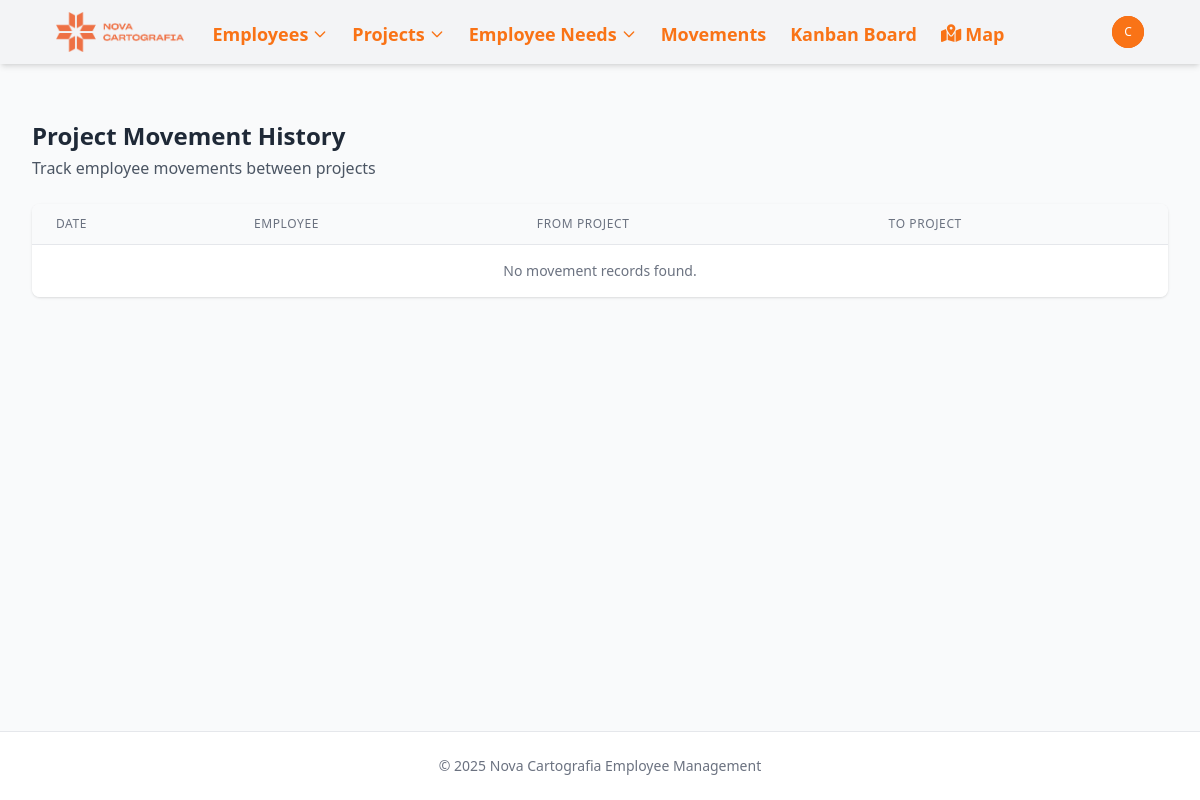
Page /movements/ (signed in) on the earlier database version.
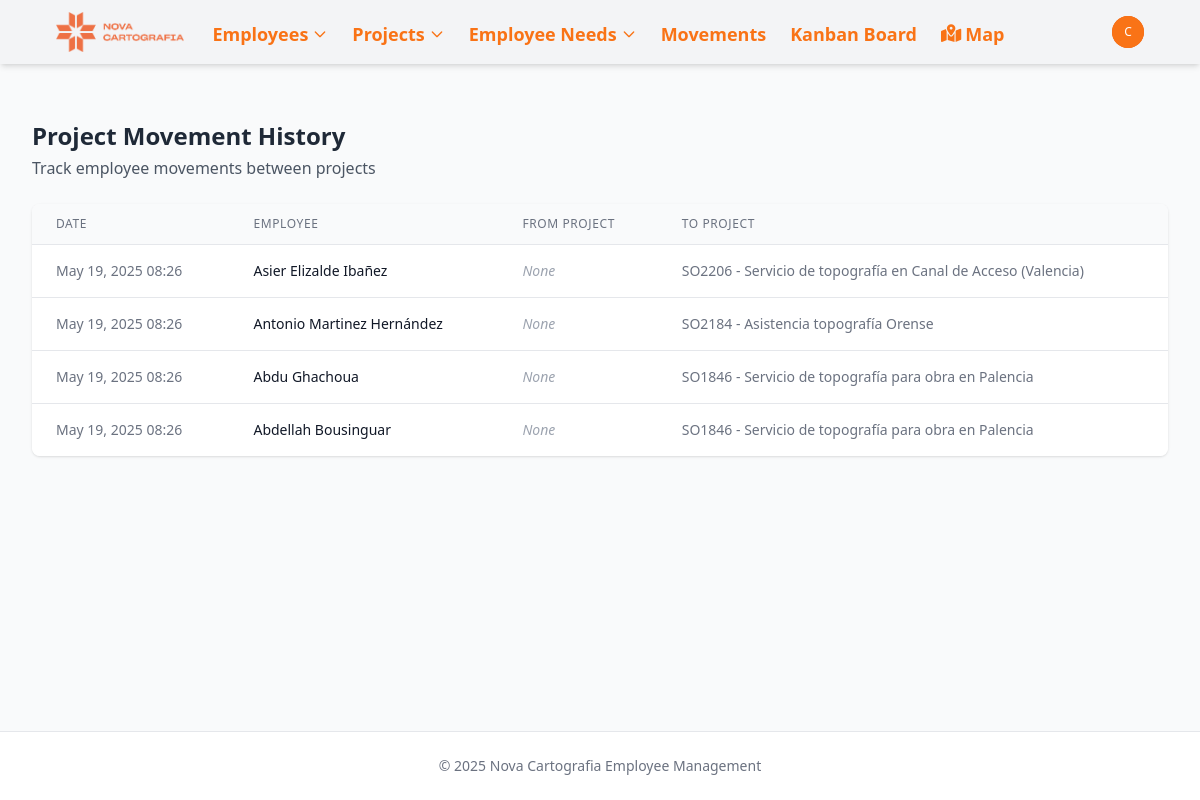
Same page on the later database version.
### novacartografia_employee_management/models.py (models this page shows, shortened)
class ProjectMovementLine(models.Model):
    project = models.ForeignKey(Project, on_delete=models.CASCADE, related_name='movements')
    employee = models.ForeignKey(Employee, on_delete=models.CASCADE, related_name='project_movements')
    date = models.DateTimeField(default=timezone.now)
    previous_project = models.ForeignKey(
        Project,
        on_delete=models.SET_NULL,
        null=True,
        blank=True,
        related_name='outgoing_movements'
    )
    class Meta:
        ordering = ['-date']  # Most recent movements first

class Employee(models.Model):
    name = models.CharField(max_length=100)
    job = models.CharField(max_length=100)
    project_id = models.ForeignKey(Project, on_delete=models.SET_NULL, related_name='employee_set', blank=True, null=True)
    street = models.CharField(max_length=100, blank=True, null=True)
    city = models.CharField(max_length=100, blank=True, null=True)
    state = models.CharField(max_length=50, default='valencia',
           choices=[
                ('Araba (Álava)', 'Álava'),
                ('Albacete', 'Albacete'),
                ('Alacant (Alicante)', 'Alicante'),
                ('Almería', 'Almería'),
                ('Asturias', 'Asturias'),
                ('Ávila', 'Ávila'),
                ('Badajoz', 'Badajoz'),
                ('Barcelona', 'Barcelona'),
                ('Burgos', 'Burgos'),
                ('Cáceres', 'Cáceres'),
                ('Cádiz', 'Cádiz'),
                ('Cantabria', 'Cantabria'),
                ('Castelló (Castellón)', 'Castellón'),
                ('Ceuta', 'Ceuta'),
                ('Ciudad Real', 'Ciudad Real'),
                ('Córdoba', 'Córdoba'),
                ('Cuenca', 'Cuenca'),
                ('Gerona', 'Gerona'),
                ('Granada', 'Granada'),
                ('Guadalajara', 'Guadalajara'),
                ('Gipuzkoa (Guipúzcoa)', 'Guipúzcoa'),
                ('Huelva', 'Huelva'),
                ('Huesca', 'Huesca'),
                ('Islas Baleares', 'Islas Baleares'),
                ('Jaén', 'Jaén'),
                ('A Coruña (La Coruña)', 'La Coruña'),
                ('La Rioja', 'La Rioja'),
                ('Las Palmas', 'Las Palmas'),
                ('León', 'León'),
                ('Lérida', 'Lérida'),
                ('Lleida', 'Lérida'),  # Agregado porque aparece en tu CSV
                ('Lugo', 'Lugo'),
                ('Madrid', 'Madrid'),
                ('Málaga', 'Málaga'),
                ('Melilla', 'Melilla'),
                ('Murcia', 'Murcia'),
                ('Navarra (Nafarroa)', 'Navarra'),  # Corregido para coincidir con el CSV
                ('Orense', 'Orense'),
                ('Palencia', 'Palencia'),
                ('Pontevedra', 'Pontevedra'),
                ('Salamanca', 'Salamanca'),
                ('Santa Cruz de Tenerife', 'Santa Cruz de Tenerife'),
                ('Segovia', 'Segovia'),
                ('Sevilla', 'Sevilla'),
                ('Soria', 'Soria'),
                ('Tarragona', 'Tarragona'),
                ('Teruel', 'Teruel'),
                ('Toledo', 'Toledo'),
                ('Valencia', 'Valencia'),
                ('Valladolid', 'Valladolid'),
                ('Bizkaia (Vizcaya)', 'Vizcaya'),
                ('Zamora', 'Zamora'),
                ('Zaragoza', 'Zaragoza'),
            ])
    latitude = models.FloatField(null=True, blank=True)
    longitude = models.FloatField(null=True, blank=True)
    academic_training = models.CharField(max_length=100, blank=True, null=True)
    driver_license = models.BooleanField(default=False)
    twenty_hours = models.BooleanField(default=False)
    sixty_hours = models.BooleanField(default=False)
    confine = models.BooleanField(default=False)
    height = models.BooleanField(default=False)
    mining = models.BooleanField(default=False)
    railway_carriage = models.BooleanField(default=False)
    railway_mounting = models.BooleanField(default=False)
    building = models.BooleanField(default=False)
    office_work = models.BooleanField(default=False)
    scanner = models.BooleanField(default=False)
    leveling = models.BooleanField(default=False)
    static = models.BooleanField(default=False)
    drag = models.BooleanField(default=False)
    locked = models.BooleanField(default=False, help_text="Indicates if the employee is locked for a future project")

class Project(models.Model):
    PROJECT_TYPES = [
        ('external', 'Obra'),
        ('project', 'Proyecto'),
    ]
    MANAGER_TYPES = [
        ('Jose Cuesta Mejías', 'Cuesta'),
        ('Javier Marín Gimeno', 'Javi'),
        ('Guillermo Boscá Gómez', 'Guillermo'),
        ('Miguel Ángel Martínez García', 'Miguel Ángel'),
        ('Óscar López Valverde', 'Óscar'),
    ]
    name = models.CharField(max_length=100)
    type = models.CharField(max_length=50, choices=PROJECT_TYPES, default='proyecto')
    description = models.TextField(blank=True, null=True)
    manager = models.CharField(max_length=50, choices=MANAGER_TYPES, null=True, blank=True)
    state = models.CharField(max_length=50, null=True, blank=True,
            choices=[
                ('alava', 'Álava'),
                ('albacete', 'Albacete'),
                ('alicante', 'Alicante'),
                ('almeria', 'Almería'),
                ('asturias', 'Asturias'),
                ('avila', 'Ávila'),
                ('badajoz', 'Badajoz'),
                ('barcelona', 'Barcelona'),
                ('burgos', 'Burgos'),
                ('caceres', 'Cáceres'),
                ('cadiz', 'Cádiz'),
                ('cantabria', 'Cantabria'),
                ('castellon', 'Castellón'),
                ('ceuta', 'Ceuta'),
                ('ciudad_real', 'Ciudad Real'),
                ('cordoba', 'Córdoba'),
                ('cuenca', 'Cuenca'),
                ('gerona', 'Gerona'),
                ('granada', 'Granada'),
                ('guadalajara', 'Guadalajara'),
                ('guipuzcoa', 'Guipúzcoa'),
                ('huelva', 'Huelva'),
                ('huesca', 'Huesca'),
                ('islas_baleares', 'Islas Baleares'),
                ('jaen', 'Jaén'),
                ('la_coruna', 'La Coruña'),
                ('la_rioja', 'La Rioja'),
                ('las_palmas', 'Las Palmas'),
                ('leon', 'León'),
                ('lerida', 'Lérida'),
                ('lugo', 'Lugo'),
                ('madrid', 'Madrid'),
                ('malaga', 'Málaga'),
                ('melilla', 'Melilla'),
                ('murcia', 'Murcia'),
                ('navarra', 'Navarra'),
                ('orense', 'Orense'),
                ('palencia', 'Palencia'),
                ('pontevedra', 'Pontevedra'),
                ('salamanca', 'Salamanca'),
                ('santa_cruz_de_tenerife', 'Santa Cruz de Tenerife'),
                ('segovia', 'Segovia'),
                ('sevilla', 'Sevilla'),
                ('soria', 'Soria'),
                ('tarragona', 'Tarragona'),
                ('teruel', 'Teruel'),
                ('toledo', 'Toledo'),
                ('valencia', 'Valencia'),
                ('valladolid', 'Valladolid'),
                ('vizcaya', 'Vizcaya'),
                ('zamora', 'Zamora'),
                ('zaragoza', 'Zaragoza')
            ])
    academic_training = models.CharField(max_length=100, blank=True, null=True)
    twenty_hours = models.BooleanField(default=False)
    sixty_hours = models.BooleanField(default=False)
    confine = models.BooleanField(default=False)
    height = models.BooleanField(default=False)
    mining = models.BooleanField(default=False)
    railway_carriage = models.BooleanField(default=False)
    railway_mounting = models.BooleanField(default=False)
    building = models.BooleanField(default=False)
    office_work = models.BooleanField(default=False)
    scanner = models.BooleanField(default=False)
    leveling = models.BooleanField(default=False)
    static = models.BooleanField(default=False)
    drag = models.BooleanField(default=False)

### novacartografia_employee_management/views.py (the view)
# urls.py: path('movements/', views.movement_list, name='movement_list'),
@login_required
def movement_list(request):
    movements = ProjectMovementLine.objects.all().order_by('-date')
    return render(request, 'novacartografia_employee_management/movement_list.html', {
        'movements': movements
    })

### templates/novacartografia_employee_management/movement_list.html (shortened to what this page needs)
{% extends "base.html" %}
{% block content %}
<div class="mb-6">
    <h2 class="text-2xl font-bold text-gray-800">Project Movement History</h2>
    <p class="text-gray-600 mt-1">Track employee movements between projects</p>
</div>
<div class="bg-white shadow overflow-hidden rounded-lg">
    <div class="overflow-x-auto">
        <table class="min-w-full divide-y divide-gray-200">
            <thead class="bg-gray-50">
                <tr>
                    <th scope="col" class="px-6 py-3 text-left text-xs font-medium text-gray-500 uppercase tracking-wider">Date</th>
                    <th scope="col" class="px-6 py-3 text-left text-xs font-medium text-gray-500 uppercase tracking-wider">Employee</th>
                    <th scope="col" class="px-6 py-3 text-left text-xs font-medium text-gray-500 uppercase tracking-wider">From Project</th>
                    <th scope="col" class="px-6 py-3 text-left text-xs font-medium text-gray-500 uppercase tracking-wider">To Project</th>
                </tr>
            </thead>
            <tbody class="bg-white divide-y divide-gray-200">
                {% for movement in movements %}
                <tr class="hover:bg-gray-50">
                    <td class="px-6 py-4 whitespace-nowrap text-sm text-gray-500">
                        {{ movement.date|date:"M d, Y H:i" }}
                    </td>
                    <td class="px-6 py-4 whitespace-nowrap text-sm font-medium text-gray-900">
                        <a href="{% url 'employee_detail' movement.employee.id %}" class="text-primary-600 hover:text-primary-900">
                            {{ movement.employee.name }}
                        </a>
                    </td>
                    <td class="px-6 py-4 whitespace-nowrap text-sm text-gray-500">
                        {% if movement.previous_project %}
                            <a href="{% url 'project_detail' movement.previous_project.id %}" class="text-primary-600 hover:text-primary-900">
                                {{ movement.previous_project.name }}
                            </a>
                        {% else %}
                            <span class="text-gray-400 italic">None</span>
                        {% endif %}
                    </td>
                    <td class="px-6 py-4 whitespace-nowrap text-sm text-gray-500">
                        <a href="{% url 'project_detail' movement.project.id %}" class="text-primary-600 hover:text-primary-900">
                            {{ movement.project.name }}
                        </a>
                    </td>
                </tr>
                {% empty %}
                <tr>
                    <td colspan="4" class="px-6 py-4 text-center text-sm text-gray-500">No movement records found.</td>
                </tr>
                {% endfor %}
            </tbody>
        </table>
    </div>
</div>
{% endblock %}

### templates/base.html (shortened to what this page needs)
<!DOCTYPE html>
<html lang="en">
<head>
    <script src="https://cdn.tailwindcss.com"></script>
    <link rel="stylesheet" href="https://cdnjs.cloudflare.com/ajax/libs/font-awesome/6.7.2/css/all.min.css">
    {% load static %}
    <script src="{% static 'js/tailwind.config.js' %}"></script>
</head>
<body class="bg-gray-50 min-h-screen flex flex-col ">
    <nav class="navbar-drpdown-container bg-gray-100 shadow-md">
        <div class="content-container">
            <div class="flex justify-between h-16 ml-6">
                <div class="flex items-center">
                    <div class="flex-shrink-0 flex items-center">
                        <a href="{% url 'home' %}" class="text-orange-500 font-bold text-xl">
                            <img class="mx-auto h-10 w-auto" src="{% static 'images/952.png' %}" alt="Nova Workers Management Logo">
                        </a>
                    </div>
                    <div class="hidden sm:ml-6 sm:flex sm:space-x-4">
                        <div class="relative" x-data="{ navEmployeesOpen: false }">
                            <button @click="navEmployeesOpen = !navEmployeesOpen" class="text-orange-500 hover:text-orange-700 border-transparent inline-flex items-center px-1 pt-1 text-lg font-bold">
                                <span>Employees</span>
                                <svg class="ml-1 w-4 h-4" fill="none" stroke="currentColor" viewBox="0 0 24 24" xmlns="http://www.w3.org/2000/svg"><path stroke-linecap="round" stroke-linejoin="round" stroke-width="2" d="M19 9l-7 7-7-7"></path></svg>
                            </button>
                        </div>
                        <div class="relative" x-data="{ navProjectsOpen: false }">
                            <button @click="navProjectsOpen = !navProjectsOpen" class="text-orange-500 hover:text-orange-700 border-transparent inline-flex items-center px-1 pt-1 text-lg font-bold">
                                <span>Projects</span>
                                <svg class="ml-1 w-4 h-4" fill="none" stroke="currentColor" viewBox="0 0 24 24" xmlns="http://www.w3.org/2000/svg"><path stroke-linecap="round" stroke-linejoin="round" stroke-width="2" d="M19 9l-7 7-7-7"></path></svg>
                            </button>
                        </div>
                        <div class="relative" x-data="{ navNeedsOpen: false }">
                            <button @click="navNeedsOpen = !navNeedsOpen" class="text-orange-500 hover:text-orange-700 border-transparent inline-flex items-center px-1 pt-1 text-lg font-bold">
                                <span>Employee Needs</span>
                                <svg class="ml-1 w-4 h-4" fill="none" stroke="currentColor" viewBox="0 0 24 24" xmlns="http://www.w3.org/2000/svg"><path stroke-linecap="round" stroke-linejoin="round" stroke-width="2" d="M19 9l-7 7-7-7"></path></svg>
                            </button>
                        </div>
                        <a href="{% url 'movement_list' %}" class="text-orange-500 hover:text-orange-700 border-transparent inline-flex items-center px-1 pt-1 text-lg font-bold">
                            Movements
                        </a>
                        <a href="{% url 'kanban_board' %}" class="text-orange-500 hover:text-orange-700 border-transparent inline-flex items-center px-1 pt-1 text-lg font-bold">
                            Kanban Board
                        </a>
                        <a href="{% url 'project_map' %}" class="text-orange-500 hover:text-orange-700 border-transparent inline-flex items-center px-1 pt-1 text-lg font-bold">
                            <i class="fas fa-map-marked-alt mr-1"></i> Map
                        </a>
                    </div>
                </div>
                <div class="hidden sm:ml-6 mr-6 sm:flex sm:items-center">
                    {% if user.is_authenticated %}
                        <div class="ml-3 relative" x-data="{ open: false }">
                            <div>
                                <button @click="open = !open" type="button" class="bg-orange-600 flex text-sm rounded-full focus:outline-none focus:ring-2 focus:ring-offset-2 focus:ring-offset-primary-800 focus:ring-white">
                                    <span class="inline-flex items-center justify-center h-8 w-8 rounded-full bg-orange-500">
                                        <span class="text-xs font-medium leading-none text-white">{{ user.username|slice:":1" }}</span>
                                    </span>
                                </button>
                            </div>
                        </div>
                    {% else %}
                        <a href="{% url 'login' %}" class="text-gray-100 hover:text-white text-sm font-medium">Login</a>
                    {% endif %}
                </div>
            </div>
        </div>
    </nav>
    <div class="content-container py-4">
    </div>
    <main class="flex-grow">
        <div class="content-container py-6">
            {% block content %}{% endblock %}
        </div>
    </main>
    <footer class="bg-white border-t border-gray-200">
        <div class="content-container py-6">
            <p class="text-center text-sm text-gray-500">&copy; {% now "Y" %} Nova Cartografia Employee Management</p>
        </div>
    </footer>
</body>
</html>

Differences in the rows shown:
added ProjectMovementLine: date "May 19, 2025 08:26", employee.name "Asier Elizalde Ibañez", shows "None", project.name "SO2206 - Servicio de topografía en Canal de Acceso (Valencia)"
added ProjectMovementLine: date "May 19, 2025 08:26", employee.name "Antonio Martinez Hernández", shows "None", project.name "SO2184 - Asistencia topografía Orense"
added ProjectMovementLine: date "May 19, 2025 08:26", employee.name "Abdu Ghachoua", shows "None", project.name "SO1846 - Servicio de topografía para obra en Palencia"
added ProjectMovementLine: date "May 19, 2025 08:26", employee.name "Abdellah Bousinguar", shows "None", project.name "SO1846 - Servicio de topografía para obra en Palencia"
Other differences:
text no longer shown: "No movement records found."
